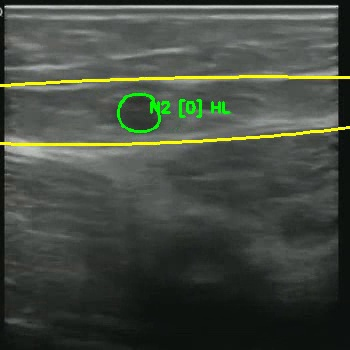
#> input picture Annotation_Testing/sample_ann.jpg, 350 x 350 px; its folder holds only this picture in this run
$ python -i curved_fascia_detector.py   (imports and definitions only)
#> lines starting #> are read from the running program, lines starting #| are printed output that depends on the picture; after the words box and inside, x2 and y2 are one past the last pixel; in counts of white or black regions, pixels touching at a corner belong together
"""
Curved Fascia Detection using Contour Following and Brightness Analysis.
Detects fascia as two bright curved boundaries (not straight lines).
"""

import cv2
import numpy as np
from typing import Dict, Tuple, List, Any
from scipy import ndimage
from scipy.ndimage import gaussian_filter1d


class CurvedFasciaDetector:
    """
    Detects fascia as two bright curved boundaries.
    Works with wavy, undulating fascia patterns in ultrasound.
    """

    def __init__(self):
        self.fascia_mask = None
        self.upper_curve = None
        self.lower_curve = None
        self.confidence = 0.0

    def enhance_image(self, image: np.ndarray) -> np.ndarray:
        """
        Enhance contrast and denoise.

        Args:
            image: Input ultrasound image

        Returns:
            Enhanced grayscale image
        """
        if len(image.shape) == 3:
            image = cv2.cvtColor(image, cv2.COLOR_BGR2GRAY)

        # Bilateral filter for denoising while preserving edges
        denoised = cv2.bilateralFilter(image, 9, 75, 75)

        # CLAHE for contrast enhancement
        clahe = cv2.createCLAHE(clipLimit=2.0, tileGridSize=(8, 8))
        enhanced = clahe.apply(denoised)

        return enhanced

    # [21 lines left out: function detect_bright_boundaries, not called in this run]

    def find_horizontal_band(self, image: np.ndarray,
                            min_width_coverage: float = 0.4) -> Tuple[int, int]:
        """
        Find the main horizontal fascia band using intensity peaks.
        Fascia appears as bright line(s), look for local maxima along y-axis.

        Args:
            image: Enhanced grayscale image (not bright mask)
            min_width_coverage: Minimum width coverage for a valid band

        Returns:
            (y_start, y_end) bounds of fascia band
        """
        h, w = image.shape

        # Project brightness onto y-axis (average intensity per row)
        y_projection = np.mean(image, axis=1)

        # Find local brightness peaks (fascia appears as bright band)
        # Use gradient to find transitions
        y_gradient = np.diff(y_projection)

        # Smooth gradient
        y_gradient_smooth = gaussian_filter1d(y_gradient, sigma=2)

        # Find zero crossings (peaks in original, transitions in smoothed)
        peaks = []
        for i in range(1, len(y_gradient_smooth)-1):
            if y_gradient_smooth[i-1] > 0 and y_gradient_smooth[i] < 0:
                # Peak at y_projection[i]
                peaks.append(i)

        if len(peaks) == 0:
            # Fallback: find brightest region
            brightest_y = np.argmax(y_projection)
            y_start = max(0, brightest_y - 30)
            y_end = min(h-1, brightest_y + 30)
        else:
            # Use the most prominent peaks (those with highest intensity)
            peak_intensities = [(i, y_projection[i]) for i in peaks]
            peak_intensities.sort(key=lambda x: x[1], reverse=True)

            # Find the brightest continuous region containing top peaks
            if len(peak_intensities) >= 2:
                y1, int1 = peak_intensities[0]
                y2, int2 = peak_intensities[1]

                y_start = min(y1, y2) - 5
                y_end = max(y1, y2) + 5
            else:
                y_start = peak_intensities[0][0] - 10
                y_end = peak_intensities[0][0] + 10

            y_start = max(0, y_start)
            y_end = min(h-1, y_end)

        return int(y_start), int(y_end)

    def extract_boundary_curve(self, image: np.ndarray,
                               y_start: int, y_end: int,
                               direction: str = 'upper') -> np.ndarray:
        """
        Extract upper or lower boundary curve of fascia band.
        Finds the bright boundary line at each x position.

        Args:
            image: Enhanced grayscale image
            y_start: Top of fascia band
            y_end: Bottom of fascia band
            direction: 'upper' or 'lower'

        Returns:
            Array of (x, y) coordinates forming the curve
        """
        h, w = image.shape

        # Extract band region with some padding
        band_top = max(0, y_start - 10)
        band_bottom = min(h-1, y_end + 10)
        band = image[band_top:band_bottom+1, :]

        band_height = band.shape[0]

        if direction == 'upper':
            # Find brightest pixel in upper half of band at each x
            search_region = band[:band_height//2, :]
        else:
            # Find brightest pixel in lower half of band at each x
            search_region = band[band_height//2:, :]

        boundary_y_local = []
        for x in range(w):
            col = search_region[:, x]

            # Find local maxima (bright pixels)
            if np.max(col) > 80:  # Has bright pixels
                # Find brightest cluster (may have multiple peaks)
                bright_mask = col > (np.max(col) - 30)  # Within 30 of max
                bright_indices = np.where(bright_mask)[0]

                if len(bright_indices) > 0:
                    # Use center of bright region
                    y_local = int(np.mean(bright_indices))
                    boundary_y_local.append(y_local)
                else:
                    boundary_y_local.append(None)
            else:
                boundary_y_local.append(None)

        # Convert local indices back to global
        boundary_y = []
        for y_local in boundary_y_local:
            if y_local is not None:
                if direction == 'upper':
                    y_global = band_top + y_local
                else:
                    y_global = band_top + (band_height // 2) + y_local
                boundary_y.append(y_global)
            else:
                boundary_y.append(None)

        # Smooth the curve
        boundary_y = self._smooth_curve(boundary_y, window=7)

        x_coords = np.arange(w)
        valid_indices = [i for i, y in enumerate(boundary_y) if y is not None and 0 <= y < h]

        if len(valid_indices) < 20:  # Need enough valid points
            return None

        curve = np.column_stack([
            x_coords[valid_indices],
            [boundary_y[i] for i in valid_indices]
        ]).astype(np.int32)

        return curve

    def _smooth_curve(self, y_values: List, window: int = 5) -> List:
        """
        Smooth curve using median filter and interpolation.

        Args:
            y_values: Y-coordinates (may contain None for missing values)
            window: Smoothing window size

        Returns:
            Smoothed y-coordinates
        """
        # Extract valid values
        valid_mask = [v is not None for v in y_values]
        valid_indices = np.where(valid_mask)[0]
        valid_values = [y_values[i] for i in valid_indices]

        if len(valid_values) < window:
            return y_values

        # Apply median filter
        valid_values = ndimage.median_filter(valid_values, size=window)

        # Interpolate back to full length
        smoothed = np.interp(
            np.arange(len(y_values)),
            valid_indices,
            valid_values
        )

        return smoothed.tolist()

    def validate_fascia_curves(self, image: np.ndarray,
                               upper_curve: np.ndarray,
                               lower_curve: np.ndarray) -> float:
        """
        Validate fascia curves by checking spacing and intensity.

        Args:
            image: Original image
            upper_curve: Upper boundary points (N, 2)
            lower_curve: Lower boundary points (N, 2)

        Returns:
            Confidence score (0-1)
        """
        if upper_curve is None or lower_curve is None:
            return 0.0

        upper_y = upper_curve[:, 1].astype(float)
        lower_y = lower_curve[:, 1].astype(float)

        # Check: lower should be consistently below upper
        valid_pairs = lower_y > upper_y
        if not np.any(valid_pairs):
            return 0.0

        # Check spacing
        spacing = lower_y[valid_pairs] - upper_y[valid_pairs]

        if len(spacing) == 0:
            return 0.0

        avg_spacing = np.mean(spacing)
        spacing_std = np.std(spacing)

        # Band should have consistent spacing (2-50 pixels, low variance)
        if avg_spacing < 2 or avg_spacing > 50:
            return 0.0

        # Penalize high variance in spacing
        spacing_consistency = 1.0 if spacing_std < 10 else max(0, 1.0 - spacing_std/20)

        # Soft scoring for optimal spacing
        optimal_spacing = 15
        spacing_score = 1.0 - (abs(avg_spacing - optimal_spacing) / 20)
        spacing_score = max(0, min(1, spacing_score))

        # Check intensity contrast (optional - may not always work)
        h, w = image.shape

        try:
            # Sample regions to check contrast
            sample_x = np.linspace(10, w-10, 10).astype(int)
            above_samples = []
            below_samples = []

            for x in sample_x:
                for y_idx, y in enumerate(upper_y[:10]):  # Sample upper curve
                    y_int = int(y)
                    if 0 < y_int - 10 < h:
                        above_samples.append(image[y_int - 10, x])

                for y in lower_y[-10:]:  # Sample lower curve
                    y_int = int(y)
                    if y_int + 10 < h:
                        below_samples.append(image[y_int + 10, x])

            if len(above_samples) > 0 and len(below_samples) > 0:
                above_mean = np.mean(above_samples)
                below_mean = np.mean(below_samples)
                intensity_diff = above_mean - below_mean

                # Fascia: above is bright, below is dark (above > below)
                if intensity_diff > 0:
                    intensity_score = min(intensity_diff / 80, 1.0)
                else:
                    intensity_score = 0.0
            else:
                intensity_score = 0.5  # Neutral if can't check
        except:
            intensity_score = 0.5

        # Combined confidence (emphasis on spacing since that's most reliable)
        confidence = (spacing_score * 0.6 + spacing_consistency * 0.2 + intensity_score * 0.2)

        return max(0, min(1, confidence))

    def create_fascia_mask(self, shape: Tuple[int, int],
                          upper_curve: np.ndarray,
                          lower_curve: np.ndarray) -> np.ndarray:
        """
        Create binary mask of fascia from curves.

        Args:
            shape: (height, width)
            upper_curve: Upper boundary points
            lower_curve: Lower boundary points

        Returns:
            Binary mask with fascia = 255
        """
        mask = np.zeros(shape, dtype=np.uint8)

        if upper_curve is None or lower_curve is None:
            return mask

        h, w = shape

        # Draw curves
        cv2.polylines(mask, [upper_curve], False, 255, 2)
        cv2.polylines(mask, [lower_curve], False, 255, 2)

        # Fill region between curves
        # Create filled region by drawing lines from upper to lower
        for i in range(min(len(upper_curve), len(lower_curve))):
            pt1 = tuple(upper_curve[i])
            pt2 = tuple(lower_curve[i])
            cv2.line(mask, pt1, pt2, 255, 1)

        return mask

    def detect(self, image: np.ndarray) -> Dict[str, Any]:
        """
        Main detection pipeline for curved fascia.

        Args:
            image: Ultrasound image

        Returns:
            Dict with mask, curves, confidence, etc.
        """
        h, w = image.shape[:2]

        # Step 1: Enhance
        enhanced = self.enhance_image(image)

        # Step 2: Find horizontal band (using enhanced image for intensity peaks)
        y_start, y_end = self.find_horizontal_band(enhanced)

        if y_start is None:
            return {
                'mask': np.zeros((h, w), dtype=np.uint8),
                'upper_curve': None,
                'lower_curve': None,
                'confidence': 0.0,
                'status': 'no_bright_band_found'
            }

        # Step 4: Extract boundary curves
        upper_curve = self.extract_boundary_curve(enhanced, y_start, y_end, 'upper')
        lower_curve = self.extract_boundary_curve(enhanced, y_start, y_end, 'lower')

        if upper_curve is None or lower_curve is None:
            return {
                'mask': np.zeros((h, w), dtype=np.uint8),
                'upper_curve': None,
                'lower_curve': None,
                'confidence': 0.0,
                'status': 'failed_to_extract_curves'
            }

        # Step 5: Validate
        confidence = self.validate_fascia_curves(enhanced, upper_curve, lower_curve)

        # Step 6: Create mask
        mask = self.create_fascia_mask((h, w), upper_curve, lower_curve)

        self.upper_curve = upper_curve
        self.lower_curve = lower_curve
        self.confidence = confidence
        self.fascia_mask = mask

        return {
            'mask': mask,
            'upper_curve': upper_curve,
            'lower_curve': lower_curve,
            'confidence': confidence,
            'band_bounds': (y_start, y_end),
            'status': 'success'
        }

    # [5 lines left out: function get_mask, not called in this run]


# [36 lines not run here, left out]

>>> import cv2
>>> picture = cv2.imread('../../../Annotation_Testing/sample_ann.jpg')
#> picture is the input picture: shape (350, 350, 3); mean B, G, R 65, 74.6, 68.3
>>> result = CurvedFasciaDetector().detect(picture)
#> in enhance_image, `enhanced = clahe.apply(denoised)`:
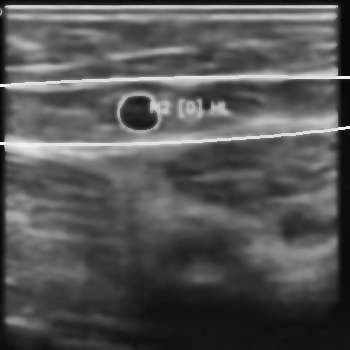
#> enhanced: shape (350, 350); min 6, max 246, mean 84.9
#> in find_horizontal_band, `y_projection = np.mean(image, axis=1)`: y_projection = 350 values, max 198.2 at index 6, min 12.52 at index 0, mean 84.89
#> in find_horizontal_band, `y_gradient = np.diff(y_projection)`: y_gradient = 349 values, max 122.3 at index 4, min -39.27 at index 8, mean 0.0378
#> in find_horizontal_band, `y_gradient_smooth = gaussian_filter1d(y_gradient, sigma=2)`: y_gradient_smooth = 349 values, max 29.49 at index 4, min -12.24 at index 20, mean 0.0378
#> after the loop in find_horizontal_band, `for i in range(1, len(y_gradient_smooth)-1):`: peaks = [7, 17, 32, 45, 78, 114, 143, 175, 205, 214, 238, 271, 320, 343]
#> in find_horizontal_band, `peak_intensities = [(i, y_projection[i]) for i in peaks]`: peak_intensities = [(7, 187.1), (17, 163.7), (32, 95.93), (45, 102.2), (78, 180.2), (114, 110.3), (143, 160.4), (175, 82.69), (205, 93.34), (214, 94.34), (238, 81.7), (271, 75.57), (320, 39.18), (343, 26.85)]
#> in find_horizontal_band, `y1, int1 = peak_intensities[0]`: y1 = 7; int1 = 187.1
#> in find_horizontal_band, `y2, int2 = peak_intensities[1]`: y2 = 78; int2 = 180.2
#> in find_horizontal_band, `y_start = min(y1, y2) - 5`: y_start = 2
#> in find_horizontal_band, `y_end = max(y1, y2) + 5`: y_end = 83
#> in detect, `y_start, y_end = self.find_horizontal_band(enhanced)`: y_start = 2; y_end = 83
#> in extract_boundary_curve, `band_top = max(0, y_start - 10)`: band_top = 0
#> in extract_boundary_curve, `band_bottom = min(h-1, y_end + 10)`: band_bottom = 93
#> in extract_boundary_curve, `band = image[band_top:band_bottom+1, :]`:
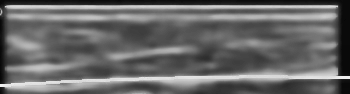
#> band: shape (94, 350); min 6, max 242, mean 104.5
#> in extract_boundary_curve, `search_region = band[:band_height//2, :]`:
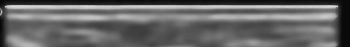
#> search_region: shape (47, 350); min 7, max 218, mean 102.9
#> the loop in extract_boundary_curve, `for x in range(w):` made 350 passes
#> (bright_indices, y_local) on passes 1, 2, 3, 6, 7, 8, 9, 10: ([14], 14), ([10, 11, 12], 11), ([10, 11, 12, 13], 11), ([6], 6), ([6], 6), ([6, 7], 6), ([6, 7], 6), ([6, 7], 6)
#> after the loop in extract_boundary_curve, `for x in range(w):`: boundary_y_local = 350 items
#> the loop in extract_boundary_curve, `for y_local in boundary_y_local:` made 350 passes
#> in _smooth_curve, `valid_mask = [v is not None for v in y_values]`: valid_mask = 350 items, first 6: True, True, True, False, False, True
#> in _smooth_curve, `valid_indices = np.where(valid_mask)[0]`: valid_indices = 336 values from 0 to 337
#> in _smooth_curve, `valid_values = [y_values[i] for i in valid_indices]`: valid_values = 336 values, max 14 at index 0, min 6 at index 3, mean 8.62
#> in _smooth_curve, `valid_values = ndimage.median_filter(valid_values, size=window)`: valid_values = 336 values, max 13 at index 318, min 6 at index 3, mean 8.61
#> in _smooth_curve, `smoothed = np.interp( np.arange(len(y_values)), valid_indices, valid_v..`: smoothed = 350 values, max 13 at index 320, min 6 at index 5, mean 8.52
#> in extract_boundary_curve, `boundary_y = self._smooth_curve(boundary_y, window=7)`: boundary_y has the same summary as smoothed in _smooth_curve
#> in extract_boundary_curve, `valid_indices = [i for i, y in enumerate(boundary_y) if y is not None ..`: valid_indices = 350 values from 0 to 349
#> in extract_boundary_curve, `curve = np.column_stack([ x_coords[valid_indices], [boundary_y[i] for ..`: curve = 350 pairs, first value 0 to 349, second value 6 to 13
#> in detect, `upper_curve = self.extract_boundary_curve(enhanced, y_start, y_end, 'u..`: upper_curve has the same summary as curve in extract_boundary_curve
#> call 2 of extract_boundary_curve, with y_start = 2, y_end = 83, direction = 'lower'
#> in extract_boundary_curve (call 2), `search_region = band[band_height//2:, :]`:
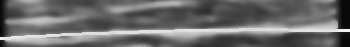
#> search_region: shape (47, 350); min 6, max 242, mean 106.2
#> the loop in extract_boundary_curve (call 2), `for x in range(w):` made 350 passes
#> (bright_indices, y_local) on passes 1 to 8: ([37, 38, 39], 38), ([37, 38, 39], 38), ([37, 38, 39], 38), ([37, 38, 39], 38), ([37, 38, 39], 38), ([37, 38, 39], 38), ([37, 38, 39], 38), ([37, 38, 39], 38)
#> after the loop in extract_boundary_curve (call 2), `for x in range(w):`: boundary_y_local = 350 values, max 38 at index 0, min 29 at index 239, mean 31.69
#> the loop in extract_boundary_curve (call 2), `for y_local in boundary_y_local:` made 350 passes
#> (y_local, y_global) on passes 1 to 8: (38, 85), (38, 85), (38, 85), (38, 85), (38, 85), (38, 85), (38, 85), (38, 85)
#> after the loop in extract_boundary_curve (call 2), `for y_local in boundary_y_local:`: boundary_y = 350 values, max 85 at index 0, min 76 at index 239, mean 78.69
#> in extract_boundary_curve (call 2), `curve = np.column_stack([ x_coords[valid_indices], [boundary_y[i] for ..`: curve = 350 pairs, first value 0 to 349, second value 76 to 85
#> in detect, `lower_curve = self.extract_boundary_curve(enhanced, y_start, y_end, 'l..`: lower_curve has the same summary as curve in extract_boundary_curve
#> in validate_fascia_curves, `upper_y = upper_curve[:, 1].astype(float)`: upper_y has the same summary as smoothed in _smooth_curve
#> in validate_fascia_curves, `lower_y = lower_curve[:, 1].astype(float)`: lower_y has the same summary as boundary_y in extract_boundary_curve
#> in validate_fascia_curves, `spacing = lower_y[valid_pairs] - upper_y[valid_pairs]`: spacing = 350 values, max 79 at index 5, min 63 at index 320, mean 70.17
#> in validate_fascia_curves, `avg_spacing = np.mean(spacing)`: avg_spacing = 70.17
#> in validate_fascia_curves, `spacing_std = np.std(spacing)`: spacing_std = 4.18
#> in detect, `confidence = self.validate_fascia_curves(enhanced, upper_curve, lower_..`: confidence = 0
#> in create_fascia_mask, `cv2.polylines(mask, [upper_curve], False, 255, 2)`:
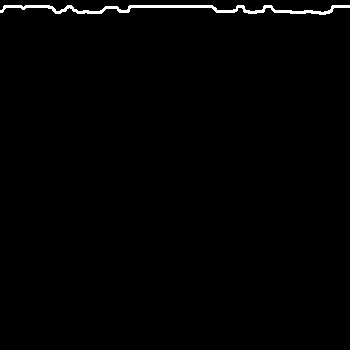
#> mask: shape (350, 350); 0.96% white; 1 white region, box (x1, y1, x2, y2) and area: (0, 5, 350, 15) 1181
#> in create_fascia_mask, `cv2.polylines(mask, [lower_curve], False, 255, 2)`:
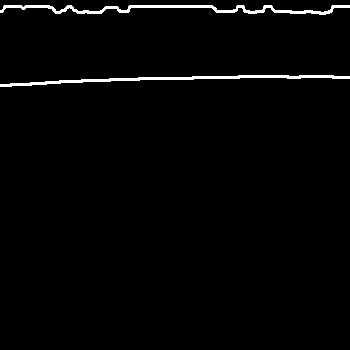
#> mask: shape (350, 350); 1.8% white; 2 white regions, box (x1, y1, x2, y2) and area: (0, 5, 350, 15) 1181, (0, 75, 350, 87) 1074
#> the loop in create_fascia_mask, `for i in range(min(len(upper_curve), len(lower_curve))):` made 350 passes
#> (pt1, pt2) on passes 1 to 3: ((0, 11), (0, 85)), ((1, 11), (1, 85)), ((2, 11), (2, 85))
#> after the loop in create_fascia_mask, `for i in range(min(len(upper_curve), len(lower_curve))):`:
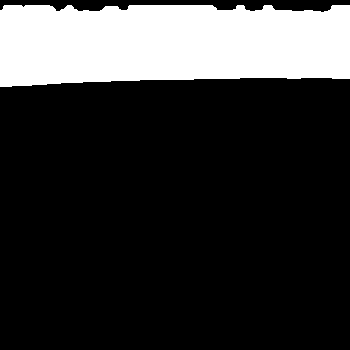
#> mask: shape (350, 350); 21% white; 1 white region, box (x1, y1, x2, y2) and area: (0, 5, 350, 87) 25687
